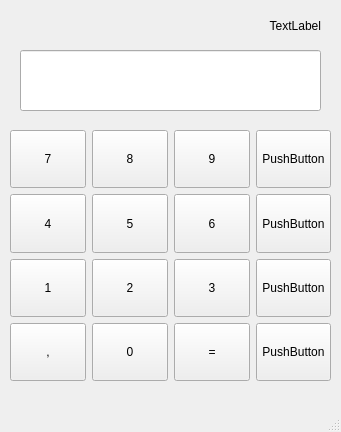
<?xml version="1.0" encoding="UTF-8"?>
<ui version="4.0">
 <class>CalculatorProMAX</class>
 <widget class="QMainWindow" name="CalculatorProMAX">
  <property name="geometry">
   <rect>
    <x>0</x>
    <y>0</y>
    <width>341</width>
    <height>432</height>
   </rect>
  </property>
  <property name="sizePolicy">
   <sizepolicy hsizetype="Ignored" vsizetype="Ignored">
    <horstretch>0</horstretch>
    <verstretch>0</verstretch>
   </sizepolicy>
  </property>
  <property name="windowTitle">
   <string>CalculatorProMAX</string>
  </property>
  <widget class="QWidget" name="centralwidget">
   <widget class="QLabel" name="label">
    <property name="geometry">
     <rect>
      <x>70</x>
      <y>0</y>
      <width>251</width>
      <height>51</height>
     </rect>
    </property>
    <property name="text">
     <string>TextLabel</string>
    </property>
    <property name="alignment">
     <set>Qt::AlignRight|Qt::AlignTrailing|Qt::AlignVCenter</set>
    </property>
   </widget>
   <widget class="QLineEdit" name="lineEdit">
    <property name="geometry">
     <rect>
      <x>20</x>
      <y>50</y>
      <width>301</width>
      <height>61</height>
     </rect>
    </property>
    <property name="maxLength">
     <number>16</number>
    </property>
    <property name="readOnly">
     <bool>true</bool>
    </property>
   </widget>
   <widget class="QWidget" name="gridLayoutWidget">
    <property name="geometry">
     <rect>
      <x>10</x>
      <y>130</y>
      <width>321</width>
      <height>251</height>
     </rect>
    </property>
    <property name="sizePolicy">
     <sizepolicy hsizetype="Preferred" vsizetype="Expanding">
      <horstretch>0</horstretch>
      <verstretch>0</verstretch>
     </sizepolicy>
    </property>
    <layout class="QGridLayout" name="gridLayout">
     <item row="3" column="1">
      <widget class="QPushButton" name="btn_2">
       <property name="sizePolicy">
        <sizepolicy hsizetype="Minimum" vsizetype="Expanding">
         <horstretch>0</horstretch>
         <verstretch>0</verstretch>
        </sizepolicy>
       </property>
       <property name="text">
        <string>2</string>
       </property>
      </widget>
     </item>
     <item row="3" column="0">
      <widget class="QPushButton" name="btn_1">
       <property name="sizePolicy">
        <sizepolicy hsizetype="Minimum" vsizetype="Expanding">
         <horstretch>0</horstretch>
         <verstretch>0</verstretch>
        </sizepolicy>
       </property>
       <property name="text">
        <string>1</string>
       </property>
      </widget>
     </item>
     <item row="2" column="3">
      <widget class="QPushButton" name="pushButton_8">
       <property name="sizePolicy">
        <sizepolicy hsizetype="Minimum" vsizetype="Expanding">
         <horstretch>0</horstretch>
         <verstretch>0</verstretch>
        </sizepolicy>
       </property>
       <property name="text">
        <string>PushButton</string>
       </property>
      </widget>
     </item>
     <item row="0" column="3">
      <widget class="QPushButton" name="pushButton_7">
       <property name="sizePolicy">
        <sizepolicy hsizetype="Minimum" vsizetype="Expanding">
         <horstretch>0</horstretch>
         <verstretch>0</verstretch>
        </sizepolicy>
       </property>
       <property name="text">
        <string>PushButton</string>
       </property>
      </widget>
     </item>
     <item row="0" column="1">
      <widget class="QPushButton" name="btn_8">
       <property name="sizePolicy">
        <sizepolicy hsizetype="Minimum" vsizetype="Expanding">
         <horstretch>0</horstretch>
         <verstretch>0</verstretch>
        </sizepolicy>
       </property>
       <property name="text">
        <string>8</string>
       </property>
      </widget>
     </item>
     <item row="0" column="2">
      <widget class="QPushButton" name="btn_9">
       <property name="sizePolicy">
        <sizepolicy hsizetype="Minimum" vsizetype="Expanding">
         <horstretch>0</horstretch>
         <verstretch>0</verstretch>
        </sizepolicy>
       </property>
       <property name="text">
        <string>9</string>
       </property>
      </widget>
     </item>
     <item row="2" column="1">
      <widget class="QPushButton" name="btn_5">
       <property name="sizePolicy">
        <sizepolicy hsizetype="Minimum" vsizetype="Expanding">
         <horstretch>0</horstretch>
         <verstretch>0</verstretch>
        </sizepolicy>
       </property>
       <property name="text">
        <string>5</string>
       </property>
      </widget>
     </item>
     <item row="2" column="0">
      <widget class="QPushButton" name="btn_4">
       <property name="sizePolicy">
        <sizepolicy hsizetype="Minimum" vsizetype="Expanding">
         <horstretch>0</horstretch>
         <verstretch>0</verstretch>
        </sizepolicy>
       </property>
       <property name="text">
        <string>4</string>
       </property>
      </widget>
     </item>
     <item row="0" column="0">
      <widget class="QPushButton" name="btn_7">
       <property name="sizePolicy">
        <sizepolicy hsizetype="Minimum" vsizetype="Expanding">
         <horstretch>0</horstretch>
         <verstretch>0</verstretch>
        </sizepolicy>
       </property>
       <property name="text">
        <string>7</string>
       </property>
      </widget>
     </item>
     <item row="3" column="2">
      <widget class="QPushButton" name="btn_3">
       <property name="sizePolicy">
        <sizepolicy hsizetype="Minimum" vsizetype="Expanding">
         <horstretch>0</horstretch>
         <verstretch>0</verstretch>
        </sizepolicy>
       </property>
       <property name="text">
        <string>3</string>
       </property>
      </widget>
     </item>
     <item row="3" column="3">
      <widget class="QPushButton" name="pushButton_12">
       <property name="sizePolicy">
        <sizepolicy hsizetype="Minimum" vsizetype="Expanding">
         <horstretch>0</horstretch>
         <verstretch>0</verstretch>
        </sizepolicy>
       </property>
       <property name="text">
        <string>PushButton</string>
       </property>
      </widget>
     </item>
     <item row="4" column="0">
      <widget class="QPushButton" name="btn_zapyataya">
       <property name="sizePolicy">
        <sizepolicy hsizetype="Minimum" vsizetype="Expanding">
         <horstretch>0</horstretch>
         <verstretch>0</verstretch>
        </sizepolicy>
       </property>
       <property name="text">
        <string>,</string>
       </property>
      </widget>
     </item>
     <item row="4" column="2">
      <widget class="QPushButton" name="btn_ravno">
       <property name="sizePolicy">
        <sizepolicy hsizetype="Minimum" vsizetype="Expanding">
         <horstretch>0</horstretch>
         <verstretch>0</verstretch>
        </sizepolicy>
       </property>
       <property name="text">
        <string>=</string>
       </property>
      </widget>
     </item>
     <item row="4" column="1">
      <widget class="QPushButton" name="btn_0">
       <property name="sizePolicy">
        <sizepolicy hsizetype="Minimum" vsizetype="Expanding">
         <horstretch>0</horstretch>
         <verstretch>0</verstretch>
        </sizepolicy>
       </property>
       <property name="text">
        <string>0</string>
       </property>
      </widget>
     </item>
     <item row="4" column="3">
      <widget class="QPushButton" name="pushButton_16">
       <property name="sizePolicy">
        <sizepolicy hsizetype="Minimum" vsizetype="Expanding">
         <horstretch>0</horstretch>
         <verstretch>0</verstretch>
        </sizepolicy>
       </property>
       <property name="text">
        <string>PushButton</string>
       </property>
      </widget>
     </item>
     <item row="2" column="2">
      <widget class="QPushButton" name="btn_6">
       <property name="sizePolicy">
        <sizepolicy hsizetype="Minimum" vsizetype="Expanding">
         <horstretch>0</horstretch>
         <verstretch>0</verstretch>
        </sizepolicy>
       </property>
       <property name="text">
        <string>6</string>
       </property>
      </widget>
     </item>
    </layout>
   </widget>
  </widget>
  <widget class="QMenuBar" name="menubar">
   <property name="geometry">
    <rect>
     <x>0</x>
     <y>0</y>
     <width>341</width>
     <height>21</height>
    </rect>
   </property>
  </widget>
  <widget class="QStatusBar" name="statusbar"/>
 </widget>
 <resources/>
 <connections/>
</ui>
